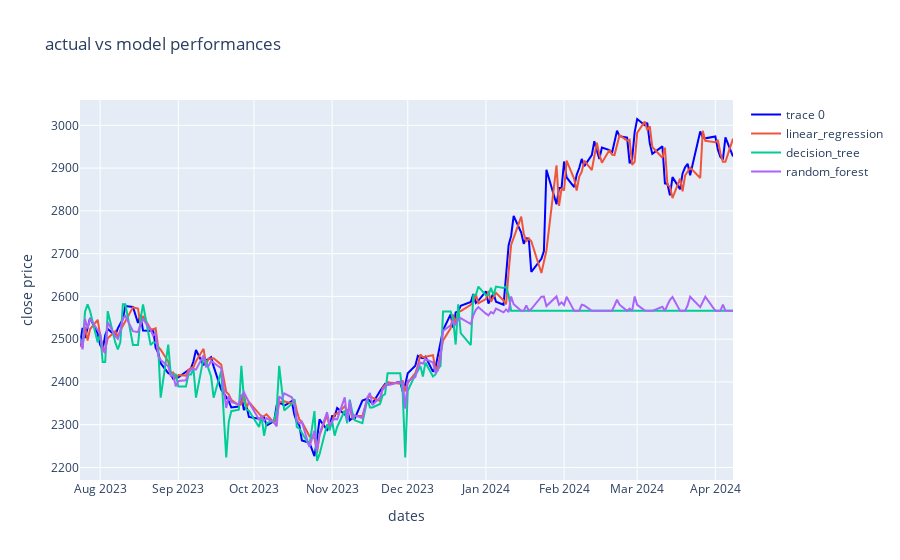

The notebook cell saved with this chart:
### Code cell
import plotly.graph_objects as go

actual_trace = go.Scatter(x = y_test.index, y = y_test, mode='lines', line=dict(color='blue'))
pred_traces =[]
for model, pred in preds.items():
    trace = go.Scatter(x= y_test.index, y= pred, mode= 'lines',name =model)
    pred_traces.append(trace)


layout = go.Layout(title='actual vs model performances',xaxis=dict(title='dates'),yaxis= dict(title='close price'))

go.Figure(data = [actual_trace]+pred_traces,layout= layout)

### Figure 1 — Plotly figure (JSON) as saved in the notebook; plotly's stock layout.template omitted (floating-point values rounded to 4 significant figures; data arrays with more than 128 entries replaced by an {"elided": "..."} marker saying what was removed)
{"data": [{"line": {"color": "blue"}, "mode": "lines", "type": "scatter", "x": {"elided": "174 str values"}, "y": {"elided": "174 float values"}}, {"mode": "lines", "name": "linear_regression", "type": "scatter", "x": {"elided": "174 str values"}, "y": {"elided": "174 float values"}}, {"mode": "lines", "name": "decision_tree", "type": "scatter", "x": {"elided": "174 str values"}, "y": {"elided": "174 float values"}}, {"mode": "lines", "name": "random_forest", "type": "scatter", "x": {"elided": "174 str values"}, "y": {"elided": "174 float values"}}], "layout": {"title": {"text": "actual vs model performances"}, "xaxis": {"title": {"text": "dates"}}, "yaxis": {"title": {"text": "close price"}}}}
